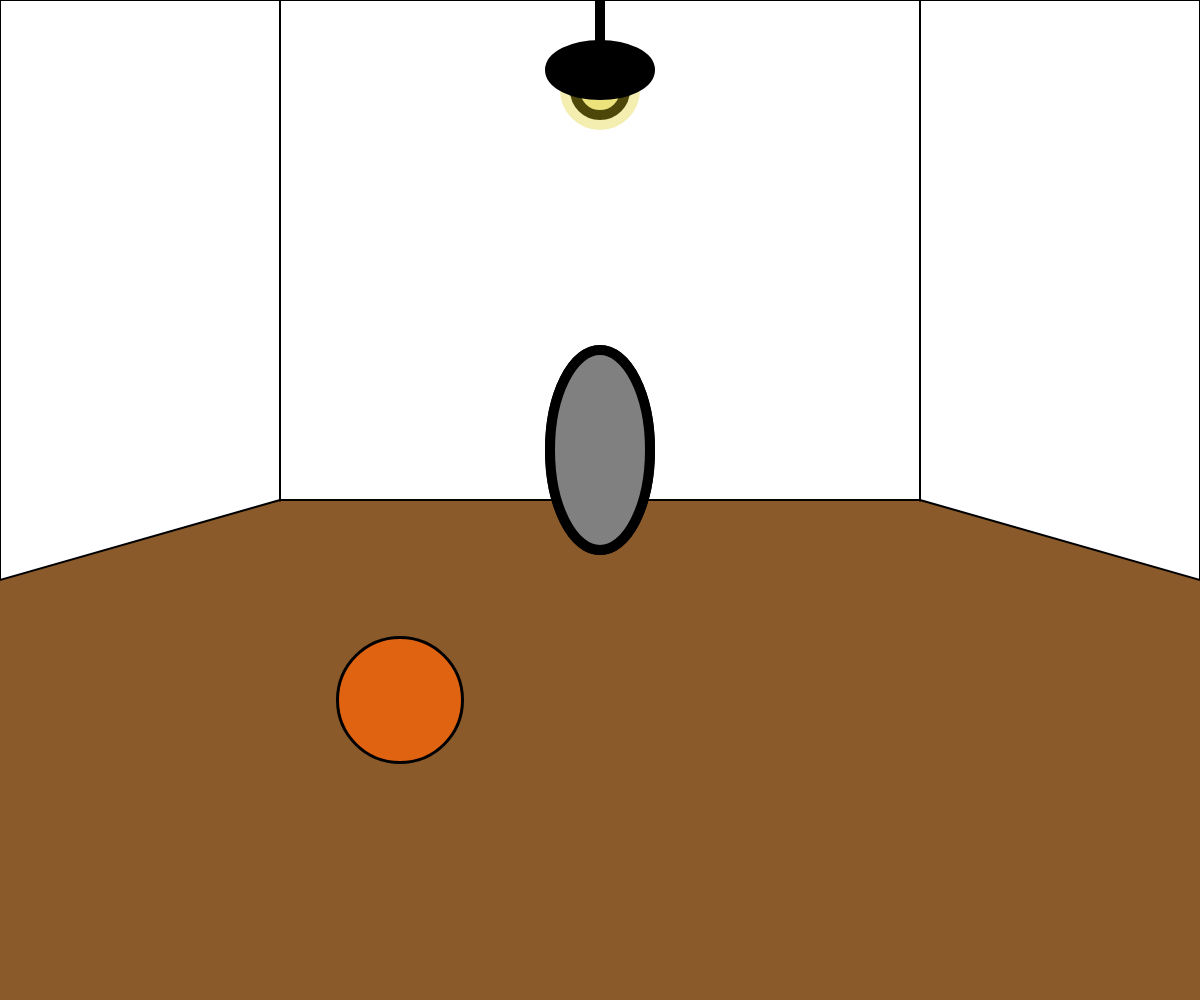
Frame 1 (no input)
Frame 60 (no input): identical to frame 1, image omitted
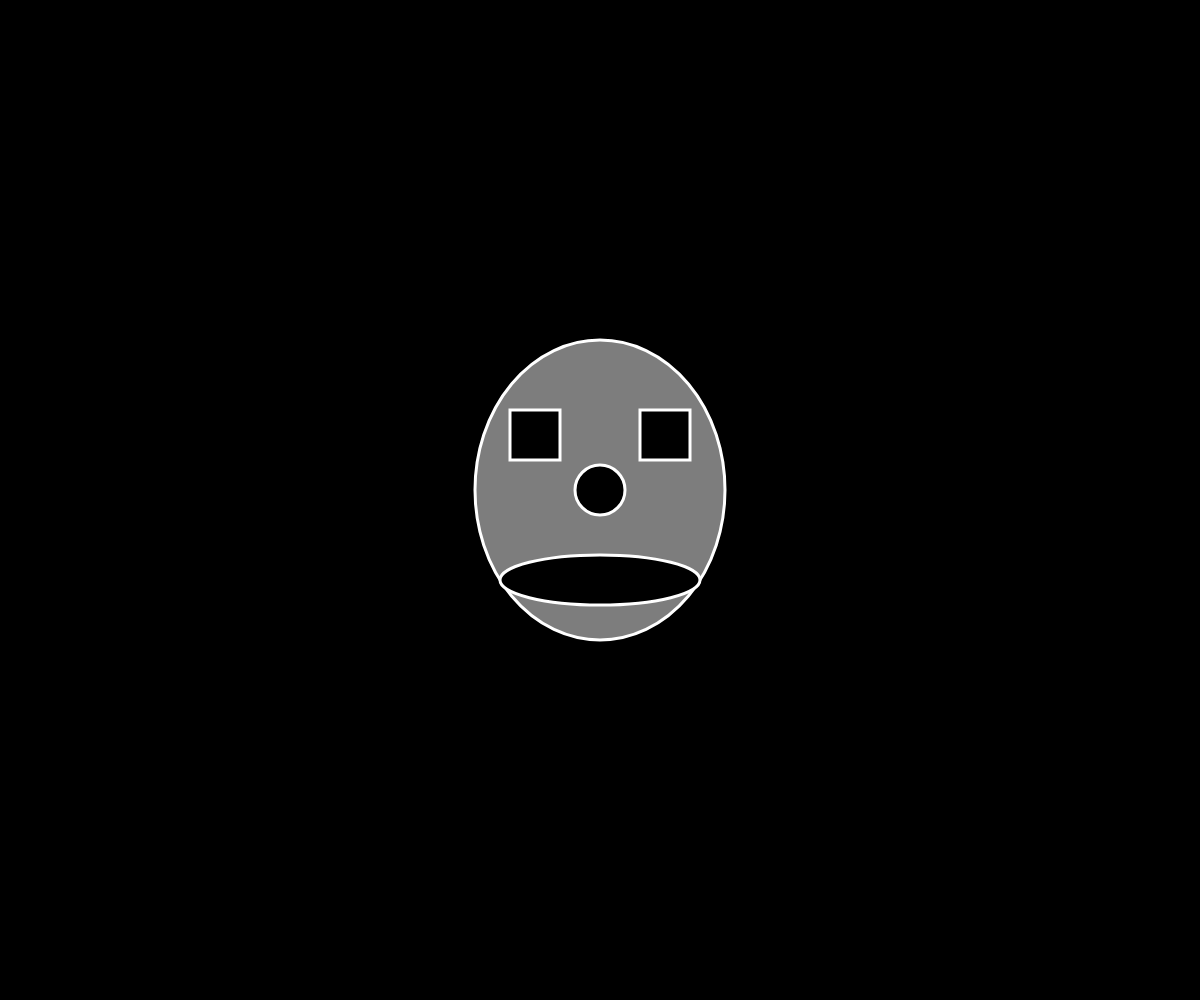
Frame 120 (the mouse pressed at the canvas centre since frame 60)

The p5.js sketch that drew these frames (run headless with seeded random() and noise() and a simulated clock; from frame 60 on, the mouse is pressed at the canvas centre):

// p5.js sketch
// ── sketch.js
let mirrors = [];
var option;
let Ahah;
let Joker;
let Star;
let Multiply;
var ball = {
  x: 300,
  y: 200,
  xspeed: 64,
  yspeed: 16,
};

function setup() {
  createCanvas(windowWidth, windowHeight);
  x = windowWidth / 2;
  y = windowHeight / 2;
  r = 400 / 2;
  z = 200 / 2;
  // mask
  Ahah = new mask(x, y);
  //mask 2
  Joker = new mask(x, y);
  // mask 3
  Star = new mask(x, y);
  //mask 4
  Multiply = new mask(x, y);
  // mirror in option 0(default)
  mirrors[0] = new mirror(x, y, z, r);
  // allow for switching slides
  option = 0;
}

function draw() {
  normalVision();
  changingSlides();
}

function changingSlides() {
  if (option == 0) {
    basketball01();
    mirrors[0].show();
  } else if (option == 1) {
    nightmareVoid();
  } else if (option == 2) {
    nightmareVoid();
    //background(224, 74, 60, 80);
    Joker.cryingMask();
    // Joker.run2();
  } else if (option == 3) {
    nightmareVoid();
    Joker.cryingMask();
    // Joker.run2();
    Star.faceless();
    // Star.move();
  } else if (option == 4) {
    nightmareVoid();
    Joker.cryingMask();
    // Joker.run2();
    Star.faceless();
    // Star.move();
    Multiply.cannonfodder();
    // Multiply.loc();
  } else if (option == 5) {
    nightmareVoid();
    Joker.cryingMask();
    // Joker.run2();
    Star.faceless();
    // Star.move();
    Multiply.cannonfodder();
    // Multiply.loc();
    Multiply.cannonfodder();
    // Multiply.loc2();
  } else if (option == 6) {
    nightmareVoid();
    Joker.cryingMask();
    // Joker.run2();
    Star.faceless();
    // Star.move();
    Multiply.cannonfodder();
    // Multiply.loc();
    Multiply.cannonfodder();
    // Multiply.loc2();
    background(224, 74, 60, 80);
  } else if (option == 7) {
    basketball01();
    mirrors[0].show();
    background(224, 74, 60, 80);
  } else if (option == 8) {
    basketball();
  } else if (option == 9) {
    angryVision();
  }
}

function angryVision() {
  normalVision2();
  stroke(0);
  strokeWeight(3);
  line(
    windowWidth / 2,
    windowHeight / 2,
    windowWidth / 2 + 25,
    windowHeight / 2 + 30
  );
  line(
    windowWidth / 2,
    windowHeight / 2,
    windowWidth / 2,
    windowHeight / 2 - 50
  );
  line(
    windowWidth / 2,
    windowHeight / 2 - 50,
    windowWidth / 2 - 30,
    windowHeight / 2 - 100
  );
  line(
    windowWidth / 2,
    windowHeight / 2 - 50,
    windowWidth / 2 - 35,
    windowHeight / 2 + 20
  );
  line(
    windowWidth / 2,
    windowHeight / 2,
    windowWidth / 2 - 10,
    windowHeight / 2 - 10
  );
  line(
    windowWidth / 2,
    windowHeight / 2 - 50,
    windowWidth / 2 + 40,
    windowHeight / 2 - 50
  );
  line(
    windowWidth / 2 + 40,
    windowHeight / 2 - 50,
    windowWidth / 2 + 40,
    windowHeight / 2 - 32
  );
}
// second screen
function nightmareVoid() {
  background(0);
  // mask1
  Ahah.display();
  // Ahah.run();
  // mask2
  //Joker.cryingMask();
  //Joker.run2();
  // mask3
  //Star.faceless();
  //Star.move();
  // mask 4
  //Multiply.cannonfodder();
  //Multiply.loc();
  //Multiply.cannonfodder();
  //Multiply.loc2();
}

class mask {
  constructor(x, y) {
    this.x = x;
    this.y = y;
  }
  // mask one
  display() {
    stroke(255);
    strokeWeight(3);
    fill(125);
    ellipse(this.x, this.y - 10, (r * 2.5) / 2, r * 1.5);
    fill(0);
    ellipse(this.x, this.y - 10, r / 4);
    ellipse(this.x, this.y + 80, r, r / 4);
    rect(this.x - 90, this.y - 90, r / 4);
    rect(this.x + 40, this.y - 90, r / 4);
    // reset the this.y value after it reaches the max creating movement
    if (this.y > height) {
      this.y = 40;
    }
  }

  // mask 2
  cryingMask() {
    stroke(255);
    strokeWeight(3);
    fill(125);
    ellipse(this.x, this.y - 10, (r * 2.5) / 2, r * 1.5);
    fill(0);
    ellipse(this.x, this.y - 10, r / 4);
    ellipse(this.x, this.y + 90, r / 2);
    rect(this.x - 90, this.y - 80, r / 2 - 50, r / 6);
    rect(this.x + 40, this.y - 80, r / 2 - 50, r / 6);
    strokeWeight(3);
    fill(255, 0, 0);
    ellipse(this.x - 60, this.y - 30, r / 10);
    ellipse(this.x - 60, this.y - 10, r / 8);
    ellipse(this.x - 60, this.y + 10, r / 6);

    if (this.x > width) {
      this.x = 500;
    }
  }

  // mask 3
  faceless() {
    stroke(255);
    strokeWeight(3);
    fill(125);
    ellipse(this.x, this.y - 10, (r * 2.5) / 2, r * 1.5);
    noStroke();
    fill(0);
    ellipse(this.x, this.y - 10, r / 4);
    //star eyes on the left
    triangle(
      this.x - 170 / 2,
      this.y - 180 / 2,
      this.x - 110 / 2,
      this.y - 80 / 2,
      this.x - 50 / 2,
      this.y - 180 / 2
    );
    triangle(
      this.x - 170 / 2,
      this.y - 100 / 2,
      this.x - 50 / 2,
      this.y - 100 / 2,
      this.x - 110 / 2,
      this.y - 200 / 2
    );
    //star eye on the right
    triangle(
      this.x + 170 / 2,
      this.y - 180 / 2,
      this.x + 110 / 2,
      this.y - 80 / 2,
      this.x + 50 / 2,
      this.y - 180 / 2
    );
    triangle(
      this.x + 170 / 2,
      this.y - 100 / 2,
      this.x + 50 / 2,
      this.y - 100 / 2,
      this.x + 110 / 2,
      this.y - 200 / 2
    );

    arc(this.x, this.y + 50, 90, 90, 0, QUARTER_PI + PI, PIE, 5);
  }

  // mask 4-...
  cannonfodder() {
    stroke(255);
    strokeWeight(3);
    fill(125);
    ellipse(this.x, this.y - 10, (r * 2.5) / 2, r * 1.5);
    fill(0);
    ellipse(this.x, this.y - 10, r / 4);
    noStroke();
    ellipse(this.x, this.y + 80, r / 2, r / 4);
    ellipse(this.x + 60, this.y + 80, r / 4);
    ellipse(this.x - 60, this.y + 80, r / 4);
    stroke(255);
    rect(this.x - 80, this.y - 80, r / 2 - 50, r / 6);
    rect(this.x + 40, this.y - 80, r / 2 - 50, r / 6);
    // fill(135, 206, 235);
    // ellipse(this.x - 55, this.y - 40, r / 15);
    // ellipse(this.x - 55, this.y - 25, r / 8);
    // ellipse(this.x - 55, this.y - 10, r / 6, r / 8);
    fill(125);
    ellipse(this.x - 140, this.y + 50, r / 2);
    ellipse(this.x - 180, this.y + 50, r / 4);
  }
  // Increase the this.y value over time
  run() {
    this.y = this.y + 4;
  }

  run2() {
    this.x = this.x + 4;
  }
  // change the position of still object
  move() {
    this.y = 300;
    this.x = 500;
  }

  loc() {
    this.x = windowWidth - 300;
    this.y = windowHeight / 1.5 + 260;
  }

  loc2() {
    this.x = windowWidth / 8;
    this.y = windowHeight / 1.5 + 180;
  }
}

// First Screen: default
//when the basketball is still
function basketball01() {
  normalVision();
  stroke(0);
  strokeWeight(3);
  fill(224, 99, 18);
  ellipse(windowWidth / 2 - 200, windowHeight / 2 + 200, 125, 125);
}

// Array for mirror
class mirror {
  constructor(x, y, r, z) {
    this.x = x;
    this.y = y;
    this.r = r;
    this.z = z;
  }

  show() {
    stroke(0);
    strokeWeight(10);
    fill(128);
    ellipse(this.x, this.y - 50, this.r, this.z);
  }
}
// basketball moving/thrown
function basketball() {
  normalVision();
  background(224, 74, 60, 80);
  //drawing the ball
  stroke(0);
  strokeWeight(4);
  fill(224, 99, 18);
  ellipse(ball.x, ball.y, 125, 125);
  //move function
  if (ball.x > width || ball.x < 0) {
    ball.xspeed = ball.xspeed * -1;
  }
  if (ball.y > windowHeight / 2 + 200 || ball.y < 0) {
    ball.yspeed = ball.yspeed * -1;
  }
  //bounce function
  ball.x = ball.x + ball.xspeed;
  ball.y = ball.y + ball.yspeed;
}

//Background setting(house)
function normalVision() {
  background(114, 209, 240, 94);
  noStroke();
  fill(139, 90, 43);
  rect(
    windowWidth / 2,
    windowHeight / 2,
    windowWidth / 2 + 100,
    windowHeight / 2 + 100
  );
  rect(
    windowWidth / 2 - windowWidth / 2,
    windowHeight / 2,
    windowWidth / 2,
    windowHeight / 2 + 100
  );
  triangle(
    windowWidth / 2 + 320,
    windowHeight / 2,
    windowWidth / 2 + 320,
    windowHeight,
    windowWidth + 2000,
    windowHeight
  );
  triangle(
    windowWidth / 2 - 320,
    windowHeight / 2,
    windowWidth / 2 - 320,
    windowHeight,
    0 - 2000,
    windowHeight
  );
  rect(windowWidth / 2 - 320, windowHeight / 2, 640, windowHeight);
  stroke(0);
  strokeWeight(3);
  line(windowWidth / 2 - 320, windowHeight / 2, windowWidth / 2 - 320, 0);
  line(windowWidth / 2 + 320, windowHeight / 2, windowWidth / 2 + 320, 0);

  stroke(0);
  strokeWeight(2);
  fill(255);
  quad(
    windowWidth / 2 - 320,
    windowHeight / 2,
    windowWidth / 2 - windowWidth / 2,
    windowHeight / 2 + 80,
    0,
    0,
    windowWidth / 2 - 320,
    0
  );
  quad(
    windowWidth / 2 + 320,
    windowHeight / 2,
    windowWidth / 2 + windowWidth / 2,
    windowHeight / 2 + 80,
    windowWidth,
    0,
    windowWidth / 2 + 320,
    0
  );
  quad(
    windowWidth / 2 - 320,
    windowHeight / 2,
    windowWidth / 2 + 320,
    windowHeight / 2,
    windowWidth / 2 + 320,
    0,
    windowWidth / 2 - 320,
    0
  );

  stroke(0);
  strokeWeight(10);
  line(windowWidth / 2, 0, windowWidth / 2, 70);

  fill(224, 206, 26, 88);
  ellipse(windowWidth / 2, 90, 50, 50);
  noStroke();
  fill(224, 206, 26, 88);
  ellipse(windowWidth / 2, 90, 80, 80);

  stroke(0);
  strokeWeight(10);
  fill(0);
  ellipse(windowWidth / 2, 70, 100, 50);

  mirrors[0].show();
}
// last scene
function normalVision2() {
  background(114, 209, 240, 94);
  noStroke();
  fill(139, 90, 43);
  rect(
    windowWidth / 2,
    windowHeight / 2,
    windowWidth / 2 + 100,
    windowHeight / 2 + 100
  );
  rect(
    windowWidth / 2 - windowWidth / 2,
    windowHeight / 2,
    windowWidth / 2,
    windowHeight / 2 + 100
  );
  triangle(
    windowWidth / 2 + 320,
    windowHeight / 2,
    windowWidth / 2 + 320,
    windowHeight,
    windowWidth + 2000,
    windowHeight
  );
  triangle(
    windowWidth / 2 - 320,
    windowHeight / 2,
    windowWidth / 2 - 320,
    windowHeight,
    0 - 2000,
    windowHeight
  );
  rect(windowWidth / 2 - 320, windowHeight / 2, 640, windowHeight);
  stroke(0);
  strokeWeight(3);
  line(windowWidth / 2 - 320, windowHeight / 2, windowWidth / 2 - 320, 0);
  line(windowWidth / 2 + 320, windowHeight / 2, windowWidth / 2 + 320, 0);

  stroke(0);
  strokeWeight(2);
  fill(255);
  quad(
    windowWidth / 2 - 320,
    windowHeight / 2,
    windowWidth / 2 - windowWidth / 2,
    windowHeight / 2 + 80,
    0,
    0,
    windowWidth / 2 - 320,
    0
  );
  quad(
    windowWidth / 2 + 320,
    windowHeight / 2,
    windowWidth / 2 + windowWidth / 2,
    windowHeight / 2 + 80,
    windowWidth,
    0,
    windowWidth / 2 + 320,
    0
  );
  quad(
    windowWidth / 2 - 320,
    windowHeight / 2,
    windowWidth / 2 + 320,
    windowHeight / 2,
    windowWidth / 2 + 320,
    0,
    windowWidth / 2 - 320,
    0
  );

  stroke(0);
  strokeWeight(5);
  fill(135, 206, 235);
  ellipse(windowWidth / 2, windowHeight / 2 - 220, 200, 200);
  fill(251, 208, 38);
  ellipse(windowWidth / 2, windowHeight / 2 - 270, 100, 100);
  fill(224, 99, 18);
  ellipse(windowWidth / 2, windowHeight / 2 - 270, 20, 20);

  stroke(0);
  strokeWeight(10);
  line(windowWidth / 2, 0, windowWidth / 2, 70);

  fill(224, 206, 26, 88);
  ellipse(windowWidth / 2, 90, 50, 50);
  noStroke();
  fill(224, 206, 26, 88);
  ellipse(windowWidth / 2, 90, 80, 80);

  stroke(0);
  strokeWeight(10);
  fill(0);
  ellipse(windowWidth / 2, 70, 100, 50);

  mirrors[0].show();
  // trial
}

//getting the slides to change from normal vision to anger vision
function mousePressed() {
  if (option > 8) {
    option = 0;
  } else {
    option++;
  }
}
